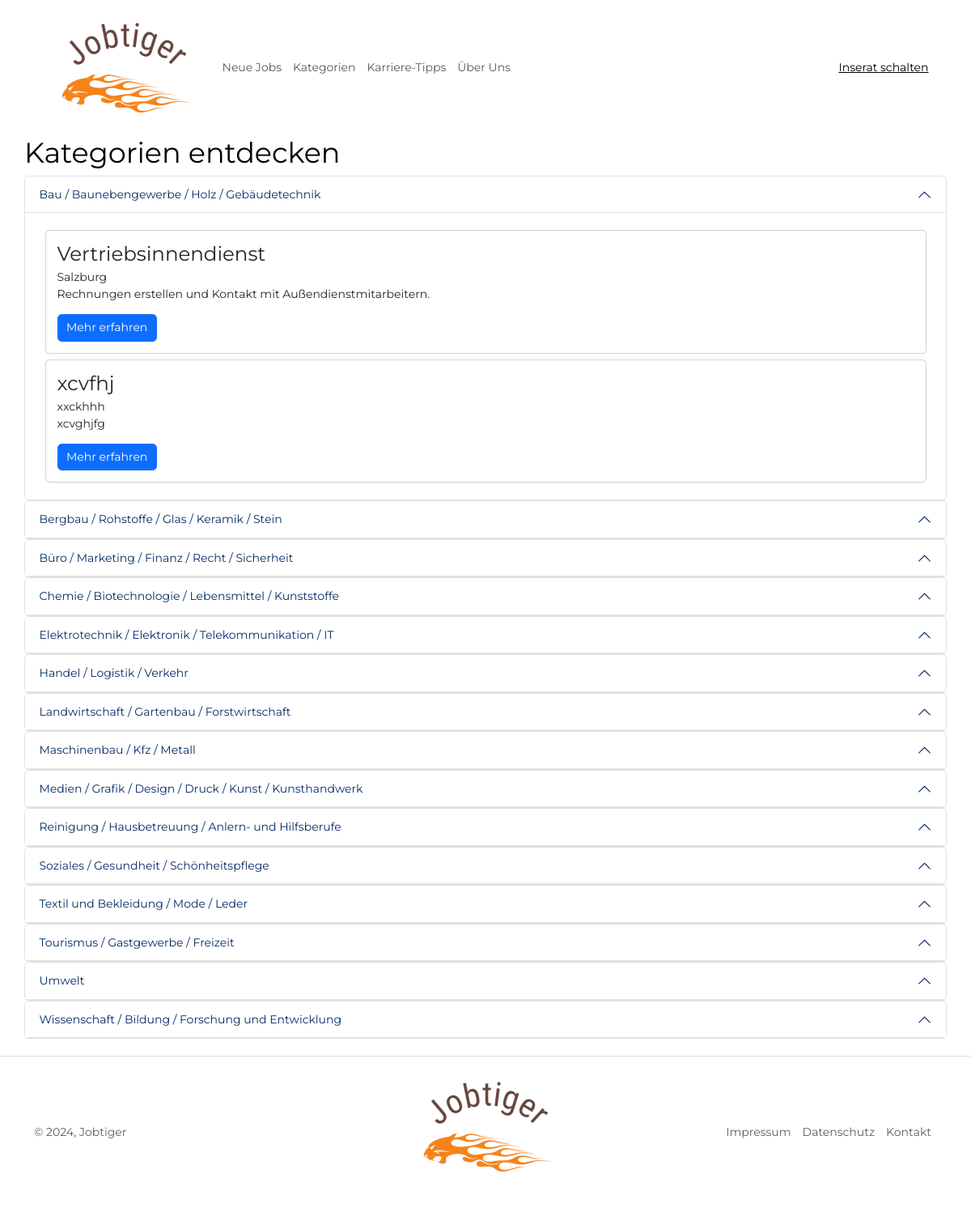
/alle-kategorien.php, run on an earlier commit of the app's database.
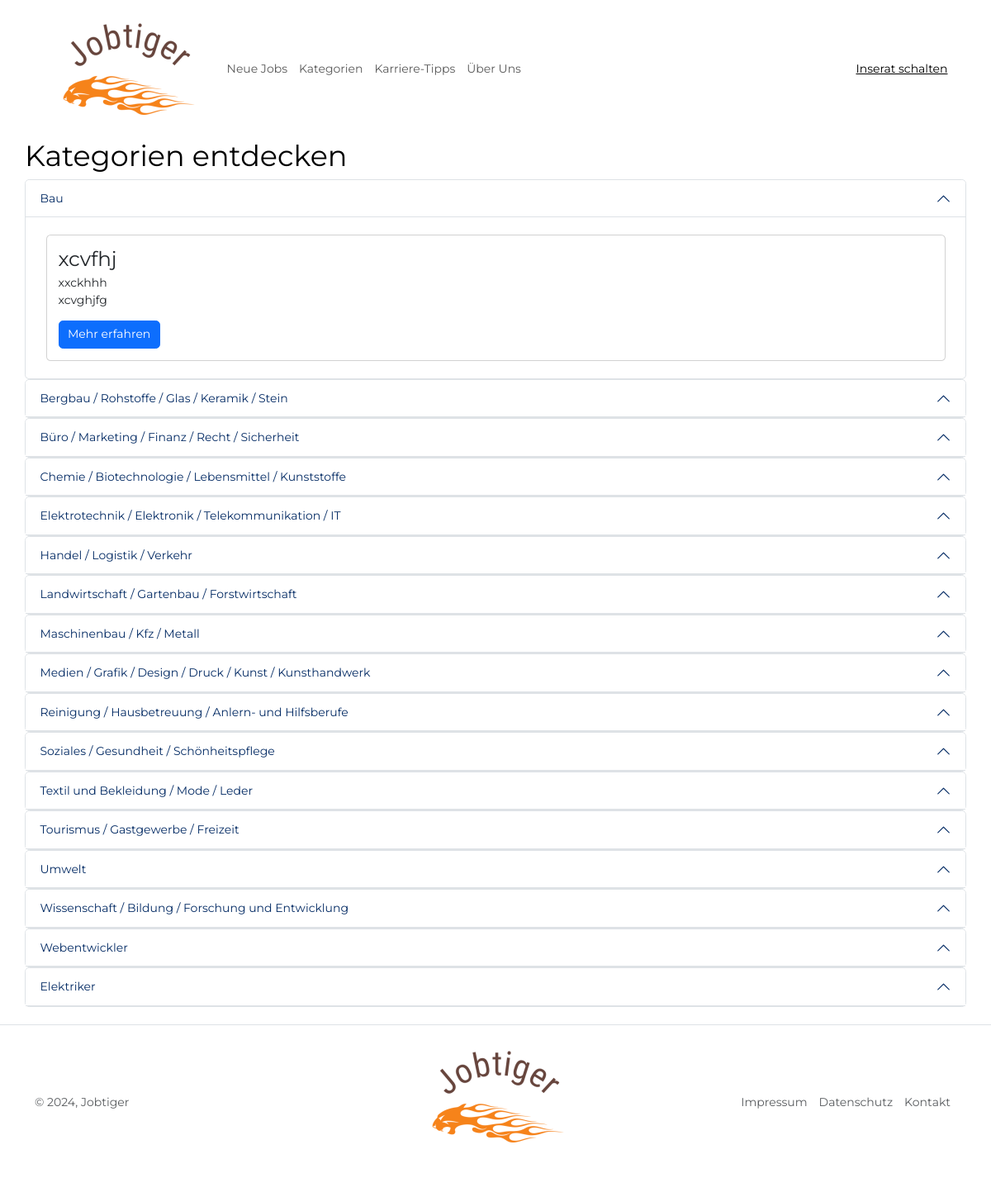
And on a later commit of the database.
### tables this page shows
CREATE TABLE `kategorien` (
  `id` int(10) UNSIGNED NOT NULL,
  `kategorie` varchar(255) NOT NULL
);

CREATE TABLE `jobs` (
  `id` int(10) UNSIGNED NOT NULL,
  `titel` varchar(255) NOT NULL,
  `beschreibung` varchar(255) NOT NULL,
  `qualifikation` varchar(255) NOT NULL,
  `dienstort` varchar(255) NOT NULL,
  `stundenausmass` varchar(255) NOT NULL,
  `gehalt` varchar(255) NOT NULL,
  `kategorie_id` int(10) UNSIGNED NOT NULL,
  `benutzer_id` int(10) UNSIGNED NOT NULL,
  `datum` datetime NOT NULL DEFAULT current_timestamp(),
  `sichtbar` varchar(10) NOT NULL DEFAULT 'ja',
  `aenderungsdatum` datetime NOT NULL DEFAULT current_timestamp()
);

### setup.php (called while the page is built, shortened)
<?php
spl_autoload_register(
    function (string $klasse) {
        $prefix = "WIFI\\Jobportal\\";
        $basis = __DIR__ . "/";
        $laenge = strlen($prefix);
        $klasse_ohne_prefix = substr($klasse, $laenge);
        $datei = $basis . $klasse_ohne_prefix . ".php";
        $datei = str_replace("\\", "/", $datei);
    }
);

### Fdb/Mysql.php (called while the page is built, shortened)
<?php
class Mysql {
    private static ?Mysql $instanz = null;
    public static function getInstanz(): Mysql {
        if (!self::$instanz) {
            self::$instanz = new Mysql();
        }
        return self::$instanz;
    }
    private \mysqli $db;
    public function verbinden() {
        $this->db = new \mysqli(MYSQL_HOST, MYSQL_USER, MYSQL_PASSWORT, MYSQL_DATENBANK);
        $this->db->set_charset('utf8mb4');
    }
    public function query(string $input): \mysqli_result|bool {
        $ergebnis = $this->db->query($input);
        return $ergebnis;
    }
}

### alle-kategorien.php (the view, shortened to what this page needs)
<?php
include "kopf-frontend.php";
include "setup.php";
$db = Mysql::getInstanz();
echo "<main>
<div class='inner-wrapper'>
    <h1>Kategorien entdecken</h1>";
$ergebnis_kategorien = $db->query("SELECT id, kategorie FROM kategorien");
if ($ergebnis_kategorien->num_rows == 0) {
    echo "<p>Es wurden leider keine Kategorien gefunden!</p>";
} else {
    $first = true;
    while ($kategorie = $ergebnis_kategorien->fetch_assoc()) {
        $kategorie_id = $kategorie['id'];
        $kategorie_name = $kategorie['kategorie'];
        echo "<div class='accordion' id='accordion$kategorie_id'>";
        echo "<div class='accordion-item'>";
        echo "<h2 class='accordion-header' id='heading$kategorie_id'>";
        echo "<button class='accordion-button' type='button' data-bs-toggle='collapse' data-bs-target='#collapse$kategorie_id' aria-expanded='" . ($first ? "true" : "false") . "' aria-controls='collapse$kategorie_id'>";
        echo $kategorie_name;
        echo "</button></h2>";
        echo "<div id='collapse$kategorie_id' class='accordion-collapse collapse " . ($first ? "show" : "") . "' aria-labelledby='heading$kategorie_id' data-bs-parent='#accordion$kategorie_id'>";
        echo "<div class='accordion-body'>";
        $ergebnis_jobs = $db->query("SELECT id, titel, dienstort, beschreibung FROM jobs WHERE kategorie_id = '$kategorie_id' AND sichtbar = 'ja' ORDER BY datum ASC");
        if ($ergebnis_jobs->num_rows == 0) {
            echo "<p>Es wurden leider keine passenden Jobs in dieser Kategorie gefunden!</p>";
        } else {
            while ($row = $ergebnis_jobs->fetch_assoc()) {
                $job_id = $row['id'];
                echo "<div class='card m-2'>";
                echo "<div class='card-body'>";
                echo "<h3 class='card-title'>" . htmlspecialchars($row["titel"]) . "</h3>";
                echo "<p class='card-subtitle'>" . htmlspecialchars($row["dienstort"]) . "</p>";
                echo "<p class='card-text'>" . htmlspecialchars($row["beschreibung"]) . "</p>";
                echo "<a href='job_detail.php?id={$job_id}' class='btn btn-primary'>Mehr erfahren</a>";
                echo "</div></div>";
            }
        }
        echo "</div></div></div></div>";
        $first = false;
    }
}
echo "</div></div></main>";
include "fuss.php";
?>

### kopf-frontend.php (shortened to what this page needs)
<!DOCTYPE html>
<html lang="en">
    <head>
        <link
            rel="stylesheet"
            href="vendor/bootstrap-5.3.2-dist/css/bootstrap.min.css"
        />
        <link rel="stylesheet" href="css/style.css" />
    </head>
    <body>
        <div class="wrapper">
            <nav class="navbar sticky-top navbar-expand-lg px-5">
                <div class="container-fluid">
                    <div id="logo" class="navbar-brand">
                        <a href="home.php">
                            <img src="img/jobtiger-logo.png" alt="Logo" />
                        </a>
                    </div>
                    <div class="collapse navbar-collapse" id="navbarText">
                        <ul class="navbar-nav me-auto mb-2 mb-lg-0">
                            <li class="nav-item <?php if ($_SERVER['REQUEST_URI'] == '/neue-jobs.php') echo 'active'; ?>">
                                <a
                                    class="nav-link"
                                    aria-current="page"
                                    href="neue-jobs.php"
                                    >Neue Jobs</a
                                >
                            </li>
                            <li class="nav-item <?php if ($_SERVER['REQUEST_URI'] == '/alle-kategorien.php') echo 'active'; ?>">
                                <a
                                    class="nav-link"
                                    href="alle-kategorien.php"
                                    >Kategorien</a
                                >
                            </li>
                            <li class="nav-item <?php if ($_SERVER['REQUEST_URI'] == '/karriere-tipps.php') echo 'active'; ?>">
                                <a
                                    class="nav-link"
                                    href="karriere-tipps.php"
                                    >Karriere-Tipps</a
                                >
                            </li>
                            <li class="nav-item <?php if ($_SERVER['REQUEST_URI'] == '/ueber-uns.php') echo 'active'; ?>">
                                <a class="nav-link" href="ueber-uns.php"
                                    >Über Uns</a
                                >
                            </li>
                        </ul>
                        <span class="navbar-text">
                            <a href="login.php">Inserat schalten</a>
                        </span>
                    </div>
                </div>
            </nav>

### fuss.php (shortened to what this page needs)
            <footer
                class="d-flex flex-wrap justify-content-between align-items-center py-3 my-4 px-5 border-top"
            >
                <p class="col-md-4 mb-0 text-body-secondary">
                    © 2024, Jobtiger
                </p>
                <a
                    href="home.php"
                    class="col-md-4 d-flex align-items-center justify-content-center mb-3"
                >
                    <img src="img/jobtiger-logo.png" alt="Logo" />
                </a>
                <ul class="nav col-md-4 justify-content-end">
                    <li class="nav-item">
                        <a
                            href="impressum.php"
                            class="nav-link px-2 text-body-secondary"
                            >Impressum</a
                        >
                    </li>
                    <li class="nav-item">
                        <a
                            href="datenschutz.php"
                            class="nav-link px-2 text-body-secondary"
                            >Datenschutz</a
                        >
                    </li>
                    <li class="nav-item">
                        <a
                            href="kontakt.php"
                            class="nav-link px-2 text-body-secondary"
                            >Kontakt</a
                        >
                    </li>
                </ul>
            </footer>
    </body>
</html>

### css/style.css (style rules this page uses)
:root { --primary: orange; --dark-grey: #808080; }
html, body { margin: 0; padding: 0; font-family: Montserrat; font-size: 14px; color: var(--text-color); }
main { position: relative; }
html * { box-sizing: border-box; }
img { max-width: 100%; }
.inner-wrapper { padding-left: 30px; padding-right: 30px; margin-left: auto; margin-right: auto; max-width: 1400px; }
.navbar { background-color: white; }
.accordion-button { background-color: #fff !important; }

What changed in the data, as far as the page shows it:
changed kategorien: loses jobs (titel "Vertriebsinnendienst", dienstort "Salzburg", beschreibung "Rechnungen erstellen und Kontakt mit Außendienstmitarbeitern."); kategorie "Bau / Baunebengewerbe / Holz / Gebäudetechnik" → "Bau"
added kategorien: kategorie "Webentwickler"
added kategorien: kategorie "Elektriker"
